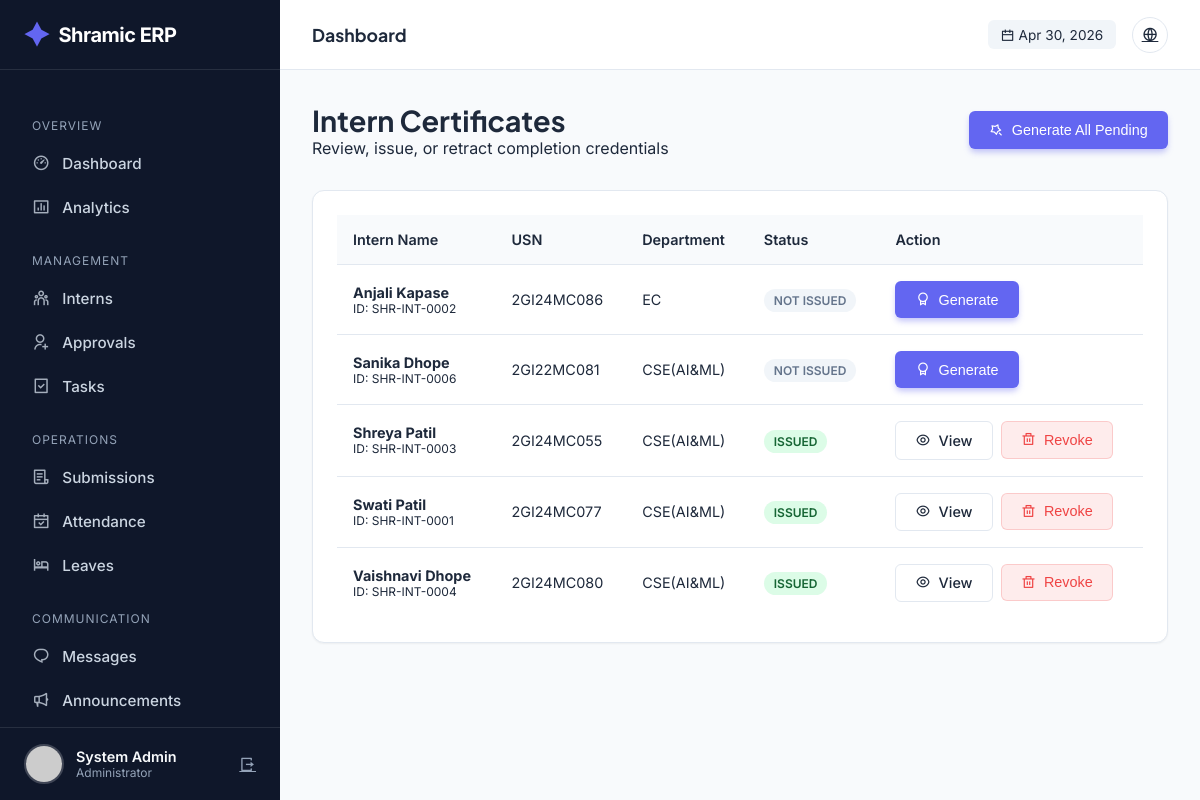
The page /admin/certificates (signed in) on the database as committed earlier.
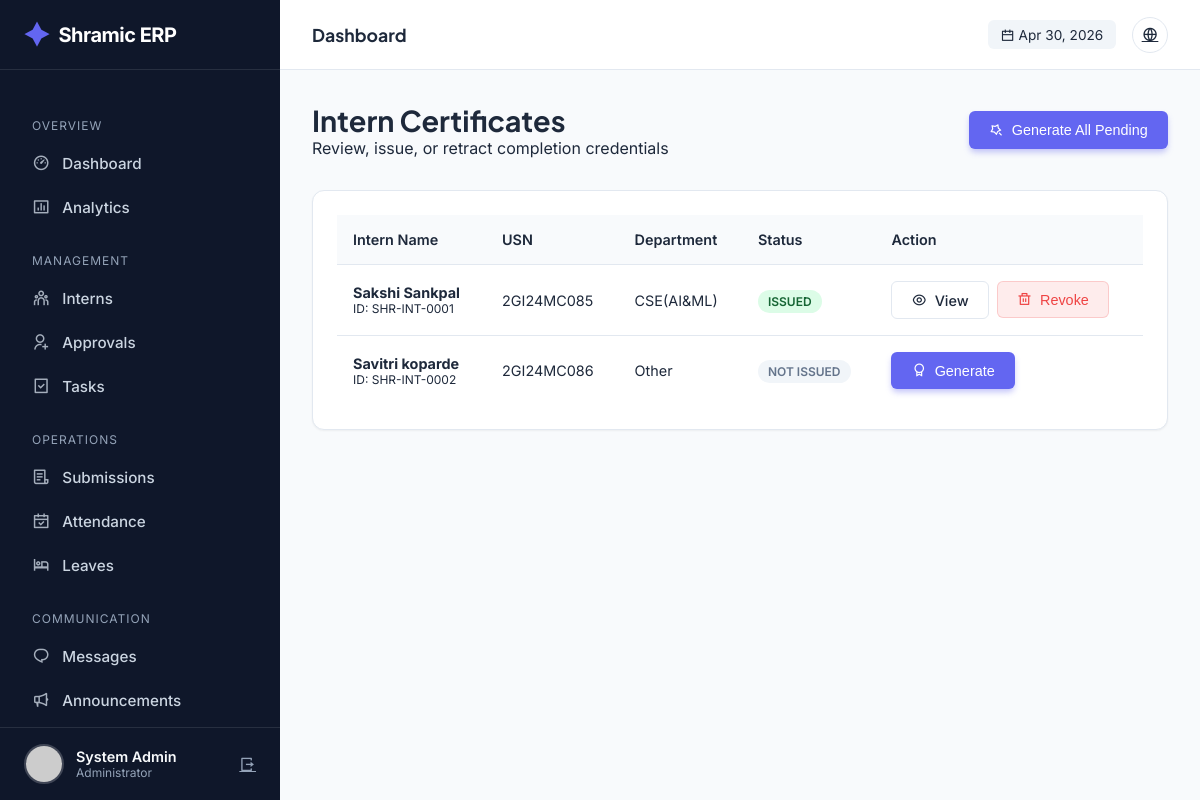
The same page on the database as committed later.
### tables this page shows
CREATE TABLE users (
            id INTEGER PRIMARY KEY AUTOINCREMENT,
            intern_id TEXT UNIQUE,
            usn TEXT UNIQUE NOT NULL,
            full_name TEXT NOT NULL,
            phone TEXT NOT NULL,
            email TEXT UNIQUE NOT NULL,
            password_hash TEXT NOT NULL,
            role TEXT NOT NULL,
            photo_url TEXT,
            status TEXT DEFAULT 'PENDING',
            is_admin BOOLEAN DEFAULT 0,
            department TEXT,
            join_date DATE,
            emergency_contact TEXT,
            address TEXT,
            last_login TIMESTAMP,
            login_count INTEGER DEFAULT 0,
            created_at TIMESTAMP DEFAULT CURRENT_TIMESTAMP,
            updated_at TIMESTAMP DEFAULT CURRENT_TIMESTAMP
        );

CREATE TABLE certificates (
            id INTEGER PRIMARY KEY AUTOINCREMENT,
            user_id INTEGER,
            certificate_type TEXT NOT NULL,
            issue_date DATE DEFAULT CURRENT_DATE,
            certificate_number TEXT UNIQUE,
            file_url TEXT,
            verification_code TEXT UNIQUE,
            performance_grade TEXT,
            skills_acquired TEXT,
            projects_completed INTEGER,
            created_at TIMESTAMP DEFAULT CURRENT_TIMESTAMP,
            FOREIGN KEY (user_id) REFERENCES users(id)
        );

### app.py (the view)
@app.route('/admin/certificates')
@login_required
@admin_required
def admin_certificates():
    conn = get_db_connection()
    cur = conn.cursor()
    cur.execute("""
        SELECT u.id, u.intern_id, u.full_name, u.role, u.department, u.usn,
               c.id as cert_id, c.certificate_number, c.issue_date
        FROM users u
        LEFT JOIN certificates c ON u.id = c.user_id
        WHERE u.is_admin = 0 AND u.status = 'APPROVED'
        ORDER BY u.full_name ASC
    """)
    interns = cur.fetchall()
    conn.close()
    return render_template('admin/certificates.html', interns=interns)

### app.py (called while the page is built)
@app.before_request
def make_session_permanent():
    session.permanent = True
    app.permanent_session_lifetime = timedelta(days=365)
    if current_user.is_authenticated:
        try:
            conn = get_db_connection()
            cur = conn.cursor()
            current_timestamp = format_datetime(get_current_datetime())
            cur.execute("UPDATE users SET updated_at = ? WHERE id = ?",
                       (current_timestamp, current_user.id))
            conn.commit()
            conn.close()
        except:
            pass

def get_db_connection():
    conn = sqlite3.connect(DATABASE)
    conn.row_factory = sqlite3.Row
    return conn

def get_current_datetime():
    return datetime.now(TIMEZONE)

def format_datetime(dt, format_str='%Y-%m-%d %H:%M:%S'):
    if dt is None: return None
    if isinstance(dt, str): return dt
    return dt.strftime(format_str)

@login_manager.user_loader
def load_user(user_id):
    conn = get_db_connection()
    cur = conn.cursor()
    cur.execute("SELECT * FROM users WHERE id = ?", (user_id,))
    user_data = cur.fetchone()
    conn.close()
    return User(dict(user_data)) if user_data else None

### templates/admin/certificates.html (shortened to what this page needs)
{% extends "admin/base.html" %}  {% block content %}
<div
  style="
    display: flex;
    justify-content: space-between;
    align-items: center;
    margin-bottom: 2rem;
  "
>
  <div>
    <h2 style="font-size: 1.8rem; font-weight: 700">Intern Certificates</h2>
    <p style="color: var(--text-secondary)">
      Review, issue, or retract completion credentials
    </p>
  </div>
  <form
    action="{{ url_for('admin_generate_all_certificates') }}"
    method="POST"
    onsubmit="
      return confirm('Generate certificates for all eligible interns?');
    "
  >
    <button class="btn btn-primary">
      <i class="ri-magic-line"></i> Generate All Pending
    </button>
  </form>
</div>
<div class="card">
  <div class="table-container">
    <table>
      <thead>
        <tr>
          <th>Intern Name</th>
          <th>USN</th>
          <th>Department</th>
          <th>Status</th>
          <th>Action</th>
        </tr>
      </thead>
      <tbody>
        {% for intern in interns %}
        <tr>
          <td>
            <div style="font-weight: 700">{{ intern.full_name }}</div>
            <div style="font-size: 0.75rem; color: var(--text-secondary)">
              ID: {{ intern.intern_id }}
            </div>
          </td>
          <td>{{ intern.usn }}</td>
          <td>{{ intern.department }}</td>
          <td>
            {% if intern.cert_id %}
            <span class="badge badge-success">Issued</span>
            {% else %}
            <span class="badge" style="background: #f1f5f9; color: #64748b"
              >Not Issued</span
            >
            {% endif %}
          </td>
          <td>
            {% if intern.cert_id %}
            <div style="display: flex; gap: 8px">
              <a
                href="{{ url_for('admin_view_certificate', cert_id=intern.cert_id) }}"
                class="btn btn-outline btn-sm"
              >
                <i class="ri-eye-line"></i> View
              </a>
              <form
                action="{{ url_for('admin_delete_certificate', cert_id=intern.cert_id) }}"
                method="POST"
                onsubmit="return confirm('REVOKE CERTIFICATE?');"
              >
                <button
                  class="btn btn-sm"
                  style="
                    background: rgba(239, 68, 68, 0.1);
                    color: #ef4444;
                    border: 1px solid rgba(239, 68, 68, 0.2);
                  "
                >
                  <i class="ri-delete-bin-line"></i> Revoke
                </button>
              </form>
            </div>
            {% else %}
            <form
              action="{{ url_for('generate_certificate', user_id=intern.id) }}"
              method="POST"
            >
              <button class="btn btn-primary btn-sm">
                <i class="ri-award-line"></i> Generate
              </button>
            </form>
            {% endif %}
          </td>
        </tr>
        {% endfor %}
      </tbody>
    </table>
  </div>
</div>
{% endblock %}

Rows that differ between the two databases and show on the page:
removed users: full_name "Anjali Kapase", intern_id "SHR-INT-0002", usn "2GI24MC086", department "EC", shows "NOT ISSUED"
removed users: full_name "Sanika Dhope", intern_id "SHR-INT-0006", usn "2GI22MC081", department "CSE(AI&ML)", shows "NOT ISSUED"
removed certificates: full_name "Shreya Patil", intern_id "SHR-INT-0003", usn "2GI24MC055", department "CSE(AI&ML)", shows "ISSUED"
removed certificates: full_name "Swati Patil", intern_id "SHR-INT-0001", usn "2GI24MC077", department "CSE(AI&ML)", shows "ISSUED"
removed certificates: full_name "Vaishnavi Dhope", intern_id "SHR-INT-0004", usn "2GI24MC080", department "CSE(AI&ML)", shows "ISSUED"
added certificates: full_name "Sakshi Sankpal", intern_id "SHR-INT-0001", usn "2GI24MC085", department "CSE(AI&ML)", shows "ISSUED"
added users: full_name "Savitri koparde", intern_id "SHR-INT-0002", usn "2GI24MC086", department "Other", shows "NOT ISSUED"
